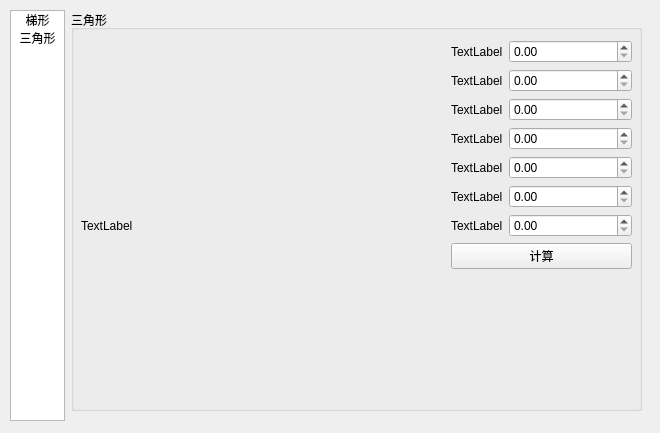
<?xml version="1.0" encoding="UTF-8"?>
<ui version="4.0">
 <class>Form</class>
 <widget class="QWidget" name="Form">
  <property name="geometry">
   <rect>
    <x>0</x>
    <y>0</y>
    <width>660</width>
    <height>433</height>
   </rect>
  </property>
  <property name="sizePolicy">
   <sizepolicy hsizetype="Expanding" vsizetype="Expanding">
    <horstretch>0</horstretch>
    <verstretch>0</verstretch>
   </sizepolicy>
  </property>
  <property name="windowTitle">
   <string>Form</string>
  </property>
  <widget class="QWidget" name="horizontalLayoutWidget">
   <property name="geometry">
    <rect>
     <x>10</x>
     <y>10</y>
     <width>641</width>
     <height>411</height>
    </rect>
   </property>
   <layout class="QHBoxLayout" name="horizontalLayout">
    <item>
     <widget class="QListWidget" name="listWidget">
      <property name="maximumSize">
       <size>
        <width>55</width>
        <height>16777215</height>
       </size>
      </property>
      <property name="currentRow">
       <number>-1</number>
      </property>
      <item>
       <property name="text">
        <string>梯形</string>
       </property>
       <property name="textAlignment">
        <set>AlignCenter</set>
       </property>
      </item>
      <item>
       <property name="text">
        <string>三角形</string>
       </property>
       <property name="textAlignment">
        <set>AlignCenter</set>
       </property>
      </item>
     </widget>
    </item>
    <item>
     <widget class="QStackedWidget" name="stackedWidget">
      <property name="sizePolicy">
       <sizepolicy hsizetype="Expanding" vsizetype="Expanding">
        <horstretch>0</horstretch>
        <verstretch>0</verstretch>
       </sizepolicy>
      </property>
      <property name="minimumSize">
       <size>
        <width>0</width>
        <height>0</height>
       </size>
      </property>
      <property name="currentIndex">
       <number>1</number>
      </property>
      <widget class="QWidget" name="page">
       <property name="sizePolicy">
        <sizepolicy hsizetype="Expanding" vsizetype="Expanding">
         <horstretch>0</horstretch>
         <verstretch>0</verstretch>
        </sizepolicy>
       </property>
       <widget class="QGroupBox" name="groupBox">
        <property name="geometry">
         <rect>
          <x>10</x>
          <y>0</y>
          <width>561</width>
          <height>391</height>
         </rect>
        </property>
        <property name="sizePolicy">
         <sizepolicy hsizetype="Expanding" vsizetype="Expanding">
          <horstretch>0</horstretch>
          <verstretch>0</verstretch>
         </sizepolicy>
        </property>
        <property name="title">
         <string>梯形</string>
        </property>
        <widget class="QWidget" name="">
         <property name="geometry">
          <rect>
           <x>370</x>
           <y>30</y>
           <width>185</width>
           <height>352</height>
          </rect>
         </property>
         <layout class="QFormLayout" name="formLayout">
          <property name="labelAlignment">
           <set>Qt::AlignRight|Qt::AlignTrailing|Qt::AlignVCenter</set>
          </property>
          <property name="formAlignment">
           <set>Qt::AlignRight|Qt::AlignTop|Qt::AlignTrailing</set>
          </property>
          <property name="leftMargin">
           <number>5</number>
          </property>
          <property name="topMargin">
           <number>5</number>
          </property>
          <property name="rightMargin">
           <number>5</number>
          </property>
          <property name="bottomMargin">
           <number>5</number>
          </property>
          <item row="0" column="0">
           <widget class="QLabel" name="label_para_1">
            <property name="text">
             <string>TextLabel</string>
            </property>
            <property name="alignment">
             <set>Qt::AlignRight|Qt::AlignTrailing|Qt::AlignVCenter</set>
            </property>
           </widget>
          </item>
          <item row="0" column="1">
           <widget class="QDoubleSpinBox" name="spinbox_para_1">
            <property name="sizePolicy">
             <sizepolicy hsizetype="Minimum" vsizetype="Fixed">
              <horstretch>0</horstretch>
              <verstretch>0</verstretch>
             </sizepolicy>
            </property>
           </widget>
          </item>
          <item row="2" column="0">
           <widget class="QLabel" name="label_para_3">
            <property name="text">
             <string>TextLabel</string>
            </property>
            <property name="alignment">
             <set>Qt::AlignRight|Qt::AlignTrailing|Qt::AlignVCenter</set>
            </property>
           </widget>
          </item>
          <item row="2" column="1">
           <widget class="QDoubleSpinBox" name="spinbox_para_3"/>
          </item>
          <item row="3" column="0">
           <widget class="QLabel" name="label_para_4">
            <property name="text">
             <string>TextLabel</string>
            </property>
            <property name="alignment">
             <set>Qt::AlignRight|Qt::AlignTrailing|Qt::AlignVCenter</set>
            </property>
           </widget>
          </item>
          <item row="3" column="1">
           <widget class="QDoubleSpinBox" name="spinbox_para_4"/>
          </item>
          <item row="4" column="0">
           <widget class="QLabel" name="label_para_5">
            <property name="text">
             <string>TextLabel</string>
            </property>
            <property name="alignment">
             <set>Qt::AlignRight|Qt::AlignTrailing|Qt::AlignVCenter</set>
            </property>
           </widget>
          </item>
          <item row="4" column="1">
           <widget class="QDoubleSpinBox" name="spinbox_para_5"/>
          </item>
          <item row="5" column="0">
           <widget class="QLabel" name="label_para_6">
            <property name="text">
             <string>TextLabel</string>
            </property>
            <property name="alignment">
             <set>Qt::AlignRight|Qt::AlignTrailing|Qt::AlignVCenter</set>
            </property>
           </widget>
          </item>
          <item row="5" column="1">
           <widget class="QDoubleSpinBox" name="spinbox_para_6"/>
          </item>
          <item row="6" column="0">
           <widget class="QLabel" name="label_para_7">
            <property name="text">
             <string>TextLabel</string>
            </property>
            <property name="alignment">
             <set>Qt::AlignRight|Qt::AlignTrailing|Qt::AlignVCenter</set>
            </property>
           </widget>
          </item>
          <item row="6" column="1">
           <widget class="QDoubleSpinBox" name="spinbox_para_7"/>
          </item>
          <item row="7" column="0">
           <widget class="QLabel" name="label_para_8">
            <property name="text">
             <string>TextLabel</string>
            </property>
            <property name="alignment">
             <set>Qt::AlignRight|Qt::AlignTrailing|Qt::AlignVCenter</set>
            </property>
           </widget>
          </item>
          <item row="7" column="1">
           <widget class="QDoubleSpinBox" name="spinbox_para_8"/>
          </item>
          <item row="8" column="0">
           <widget class="QLabel" name="label_para_9">
            <property name="text">
             <string>TextLabel</string>
            </property>
            <property name="alignment">
             <set>Qt::AlignRight|Qt::AlignTrailing|Qt::AlignVCenter</set>
            </property>
           </widget>
          </item>
          <item row="8" column="1">
           <widget class="QDoubleSpinBox" name="spinbox_para_9"/>
          </item>
          <item row="1" column="0">
           <widget class="QLabel" name="label_para_2">
            <property name="text">
             <string>TextLabel</string>
            </property>
            <property name="alignment">
             <set>Qt::AlignRight|Qt::AlignTrailing|Qt::AlignVCenter</set>
            </property>
           </widget>
          </item>
          <item row="1" column="1">
           <widget class="QDoubleSpinBox" name="spinbox_para_2"/>
          </item>
          <item row="9" column="0" colspan="2">
           <widget class="QPushButton" name="pushbtn_calc">
            <property name="minimumSize">
             <size>
              <width>0</width>
              <height>0</height>
             </size>
            </property>
            <property name="maximumSize">
             <size>
              <width>16777215</width>
              <height>16777215</height>
             </size>
            </property>
            <property name="text">
             <string>计算</string>
            </property>
           </widget>
          </item>
         </layout>
        </widget>
        <widget class="QLabel" name="label_image">
         <property name="geometry">
          <rect>
           <x>10</x>
           <y>30</y>
           <width>351</width>
           <height>352</height>
          </rect>
         </property>
         <property name="minimumSize">
          <size>
           <width>0</width>
           <height>0</height>
          </size>
         </property>
         <property name="maximumSize">
          <size>
           <width>600</width>
           <height>600</height>
          </size>
         </property>
         <property name="text">
          <string>TextLabel</string>
         </property>
        </widget>
       </widget>
      </widget>
      <widget class="QWidget" name="page_2">
       <widget class="QGroupBox" name="groupBox_2">
        <property name="geometry">
         <rect>
          <x>0</x>
          <y>0</y>
          <width>571</width>
          <height>401</height>
         </rect>
        </property>
        <property name="title">
         <string>三角形</string>
        </property>
        <widget class="QWidget" name="formLayoutWidget">
         <property name="geometry">
          <rect>
           <x>380</x>
           <y>30</y>
           <width>181</width>
           <height>371</height>
          </rect>
         </property>
         <layout class="QFormLayout" name="formLayout_2">
          <property name="labelAlignment">
           <set>Qt::AlignRight|Qt::AlignTrailing|Qt::AlignVCenter</set>
          </property>
          <item row="0" column="0">
           <widget class="QLabel" name="label_2_para_1">
            <property name="text">
             <string>TextLabel</string>
            </property>
           </widget>
          </item>
          <item row="1" column="0">
           <widget class="QLabel" name="label_2_para_2">
            <property name="text">
             <string>TextLabel</string>
            </property>
           </widget>
          </item>
          <item row="2" column="0">
           <widget class="QLabel" name="label_2_para_3">
            <property name="text">
             <string>TextLabel</string>
            </property>
           </widget>
          </item>
          <item row="3" column="0">
           <widget class="QLabel" name="label_2_para_4">
            <property name="text">
             <string>TextLabel</string>
            </property>
           </widget>
          </item>
          <item row="4" column="0">
           <widget class="QLabel" name="label_2_para_5">
            <property name="text">
             <string>TextLabel</string>
            </property>
           </widget>
          </item>
          <item row="5" column="0">
           <widget class="QLabel" name="label_2_para_6">
            <property name="text">
             <string>TextLabel</string>
            </property>
           </widget>
          </item>
          <item row="6" column="0">
           <widget class="QLabel" name="label_2_para_7">
            <property name="text">
             <string>TextLabel</string>
            </property>
           </widget>
          </item>
          <item row="0" column="1">
           <widget class="QDoubleSpinBox" name="spinbox2_para_1"/>
          </item>
          <item row="1" column="1">
           <widget class="QDoubleSpinBox" name="spinbox2_para_2"/>
          </item>
          <item row="2" column="1">
           <widget class="QDoubleSpinBox" name="spinbox2_para_3"/>
          </item>
          <item row="3" column="1">
           <widget class="QDoubleSpinBox" name="spinbox2_para_4"/>
          </item>
          <item row="4" column="1">
           <widget class="QDoubleSpinBox" name="spinbox2_para_5"/>
          </item>
          <item row="5" column="1">
           <widget class="QDoubleSpinBox" name="spinbox2_para_6"/>
          </item>
          <item row="6" column="1">
           <widget class="QDoubleSpinBox" name="spinbox2_para_7"/>
          </item>
          <item row="7" column="0" colspan="2">
           <widget class="QPushButton" name="pushbtn2_calc">
            <property name="text">
             <string>计算</string>
            </property>
           </widget>
          </item>
         </layout>
        </widget>
        <widget class="QLabel" name="label">
         <property name="geometry">
          <rect>
           <x>10</x>
           <y>30</y>
           <width>361</width>
           <height>371</height>
          </rect>
         </property>
         <property name="text">
          <string>TextLabel</string>
         </property>
         <property name="scaledContents">
          <bool>false</bool>
         </property>
        </widget>
       </widget>
      </widget>
     </widget>
    </item>
   </layout>
  </widget>
 </widget>
 <resources/>
 <connections/>
</ui>
